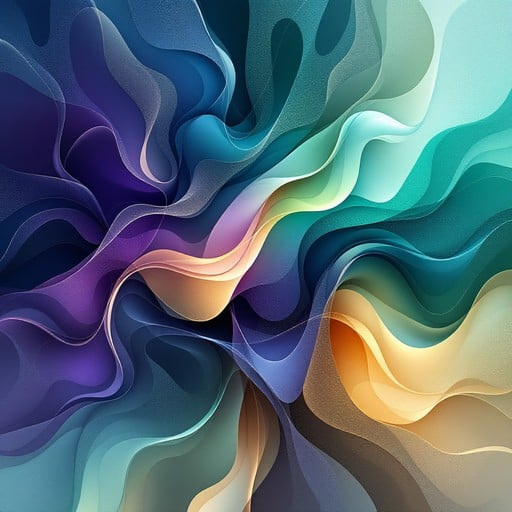
#> input picture colorful.jpg, 512 x 512 px
$ python image_test.py
#> lines starting #> are read from the running program, lines starting #| are printed output that depends on the picture
import cv2 as cv
import numpy as np
#c:\\home\\misdatos\\imagen.jpg
img = cv.imread("colorful.jpg",1)
#> img is the input picture: shape (512, 512, 3); mean B, G, R 116.9, 105.3, 81
#print(img.shape[:2])
img2 = np.zeros(img.shape[:2], np.uint8) # Crea una imagen negra
b,g,r=cv.split(img) # Separa los canales
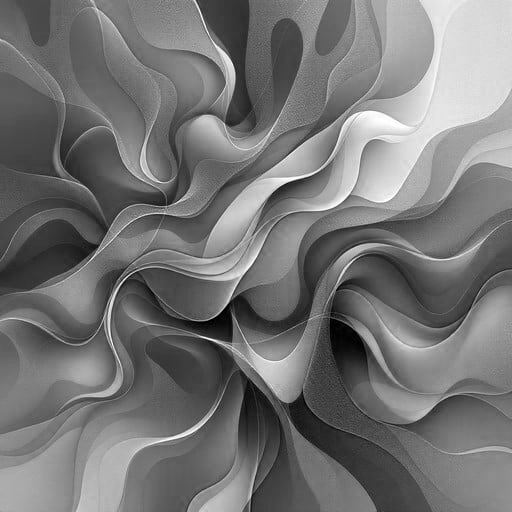
#> b: shape (512, 512); min 0, max 255, mean 116.9
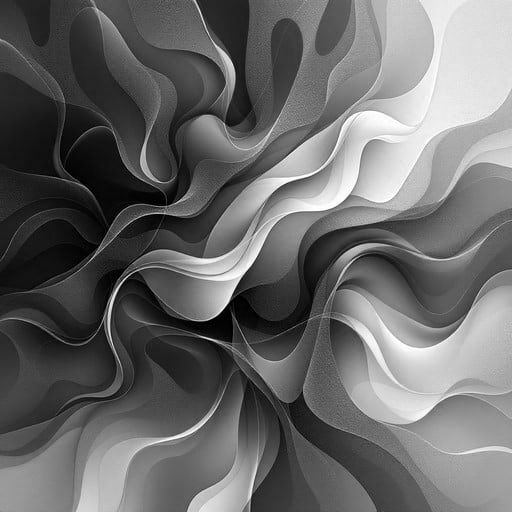
#> g: shape (512, 512); min 0, max 255, mean 105.3
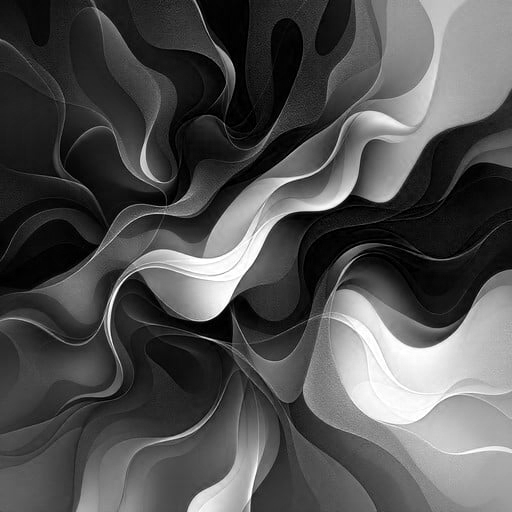
#> r: shape (512, 512); min 0, max 255, mean 81
b1=cv.merge([b, img2, img2]) #Fusiona los canales
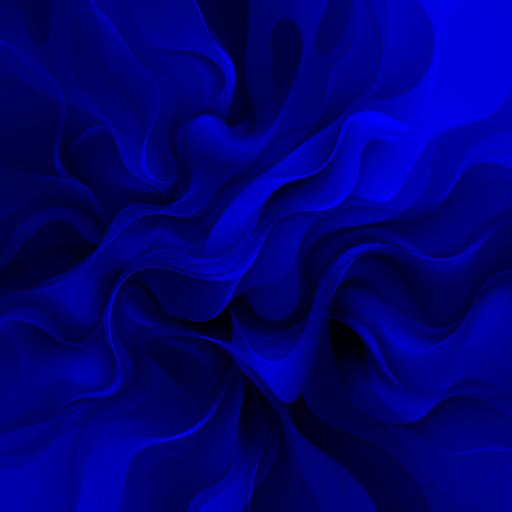
#> b1: shape (512, 512, 3); mean of channels 0, 1, 2 116.9, 0, 0; drawn as B, G, R
g1=cv.merge([img2, g, img2])
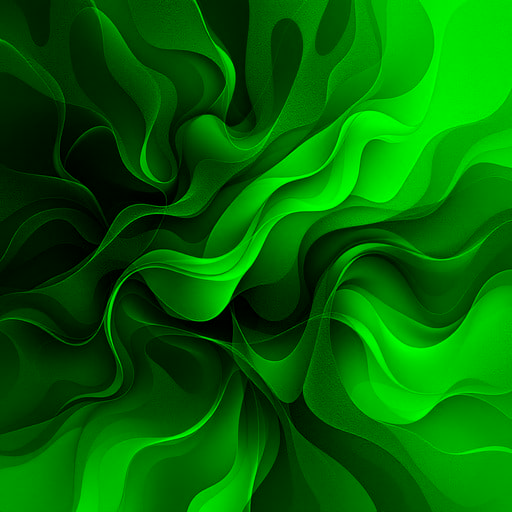
#> g1: shape (512, 512, 3); mean of channels 0, 1, 2 0, 105.3, 0; drawn as B, G, R
r1=cv.merge([img2, img2, r])
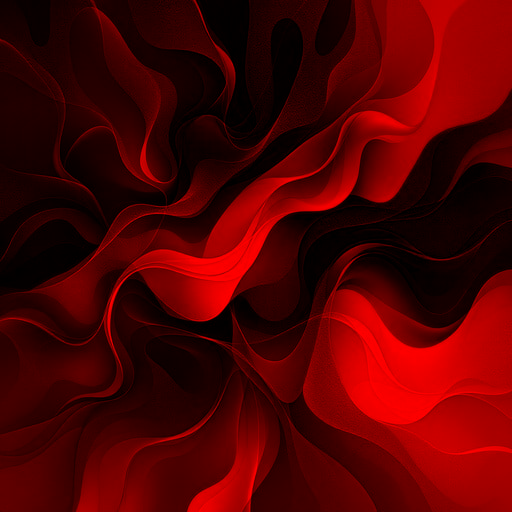
#> r1: shape (512, 512, 3); mean of channels 0, 1, 2 0, 0, 81; drawn as B, G, R
res1 = cv.merge([g,r,b])
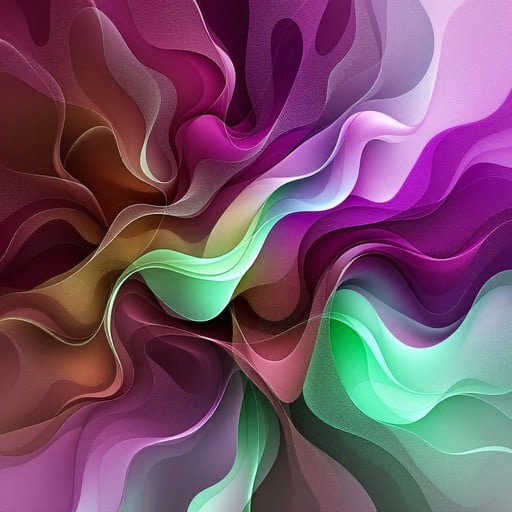
#> res1: shape (512, 512, 3); mean of channels 0, 1, 2 105.3, 81, 116.9; drawn as B, G, R
cv.imshow('res1', res1) # Muestra la imagen fusionada
cv.imshow('b', b)
cv.imshow('g', g)
cv.imshow('r', r)
cv.imshow('b1', b1)
cv.imshow('g1', g1)
cv.imshow('r1', r1)
cv.imshow('marco2', img2)
cv.imshow('marco', img)
cv.waitKey(0)
cv.destroyAllWindows()
